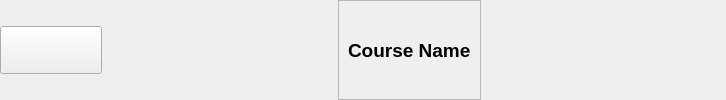
        <widget class="QWidget" name="widget" native="true">
         <property name="minimumSize">
          <size>
           <width>0</width>
           <height>40</height>
          </size>
         </property>
         <layout class="QHBoxLayout" name="horizontalLayout_4">
          <property name="spacing">
           <number>0</number>
          </property>
          <property name="leftMargin">
           <number>0</number>
          </property>
          <property name="topMargin">
           <number>0</number>
          </property>
          <property name="rightMargin">
           <number>9</number>
          </property>
          <property name="bottomMargin">
           <number>0</number>
          </property>
          <item>
           <widget class="QPushButton" name="change_btn">
            <property name="sizeIncrement">
             <size>
              <width>0</width>
              <height>0</height>
             </size>
            </property>
            <property name="font">
             <font>
              <pointsize>26</pointsize>
             </font>
            </property>
            <property name="autoFillBackground">
             <bool>false</bool>
            </property>
            <property name="text">
             <string/>
            </property>
            <property name="icon">
             <iconset>
              <normaloff>icons/ui-menu.png</normaloff>icons/ui-menu.png</iconset>
            </property>
            <property name="iconSize">
             <size>
              <width>40</width>
              <height>40</height>
             </size>
            </property>
            <property name="checkable">
             <bool>true</bool>
            </property>
           </widget>
          </item>
          <item>
           <spacer name="horizontalSpacer">
            <property name="orientation">
             <enum>Qt::Horizontal</enum>
            </property>
            <property name="sizeHint" stdset="0">
             <size>
              <width>236</width>
              <height>20</height>
             </size>
            </property>
           </spacer>
          </item>
          <item>
           <layout class="QHBoxLayout" name="horizontalLayout">
            <property name="spacing">
             <number>10</number>
            </property>
           </layout>
          </item>
          <item>
           <widget class="QFrame" name="frame_8">
            <property name="frameShape">
             <enum>QFrame::StyledPanel</enum>
            </property>
            <property name="frameShadow">
             <enum>QFrame::Raised</enum>
            </property>
            <layout class="QHBoxLayout" name="horizontalLayout_12">
             <item>
              <widget class="QLabel" name="label_12">
               <property name="font">
                <font>
                 <pointsize>14</pointsize>
                 <bold>true</bold>
                </font>
               </property>
               <property name="text">
                <string>Course Name</string>
               </property>
              </widget>
             </item>
            </layout>
           </widget>
          </item>
          <item>
           <spacer name="horizontalSpacer_2">
            <property name="orientation">
             <enum>Qt::Horizontal</enum>
            </property>
            <property name="sizeHint" stdset="0">
             <size>
              <width>236</width>
              <height>20</height>
             </size>
            </property>
           </spacer>
          </item>
         </layout>
        </widget>
